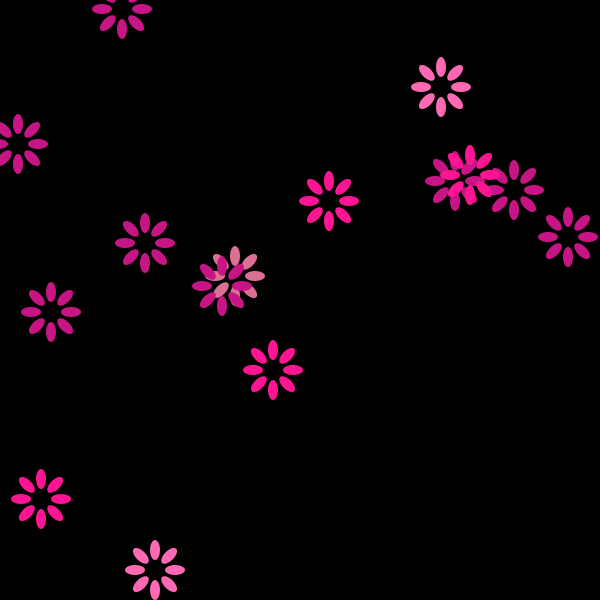
Frame 1 (no input)
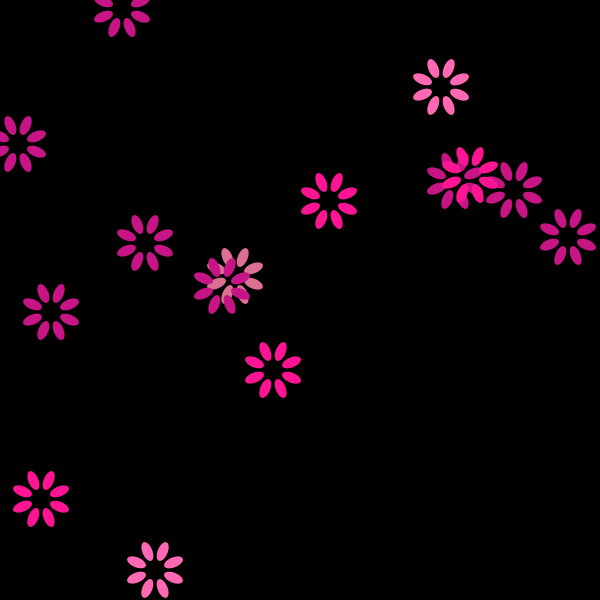
Frame 60 (the mouse pressed at the canvas centre just before this capture)
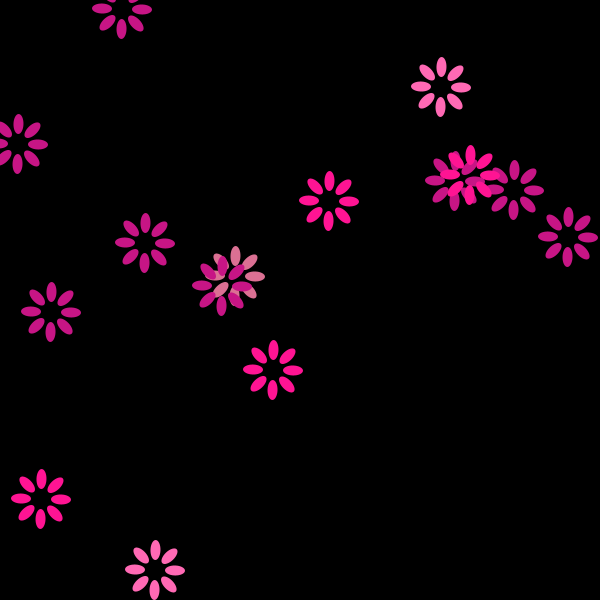
Frame 120 (the mouse held since frame 60 and released just before this capture)

The Processing sketch that drew these frames (run headless with seeded random() and noise(); from frame 60 on, the mouse is pressed at the canvas centre):

// Processing sketch: pinkflower
// ── pinkflower.pde
int flowerNom = 15;
Flower[] flower = new Flower[flowerNom];

void setup() {
  size(600, 600);
  background(0);
  for ( int i = 0; i < flowerNom; i++){
    flower[i] = new Flower();
  }
}

void draw() {
  background(0);
    for ( int i = 0; i < flowerNom; i++){
    flower[i].draw();
  }
}

// ── flower.pde
class Flower {
 float angle;
 color c ;
 int x,y;
 int size;
 Flower(){
   angle = 0;
   switch( int(random(4))){ 
     case 0: c = color(199,21,133);break;
     case 1: c = color(255,20,147);break;
     case 2: c = color(255,105,180);break;
     case 3: c = color(219,112,147);break;
   }
   x = int(random(width));
   y = int(random(height));
   size = 10;
 }
 
 void draw(){
   pushMatrix();
   translate(x,y);
  noStroke();
  fill(c);
  rotate(angle);
  for (int i = 0; i < 8; i++) {
    ellipse(2*size, 0, 2*size, 1*size);
    rotate(radians(-45));
  }
  popMatrix();
  angle += 0.02;
 }
}
